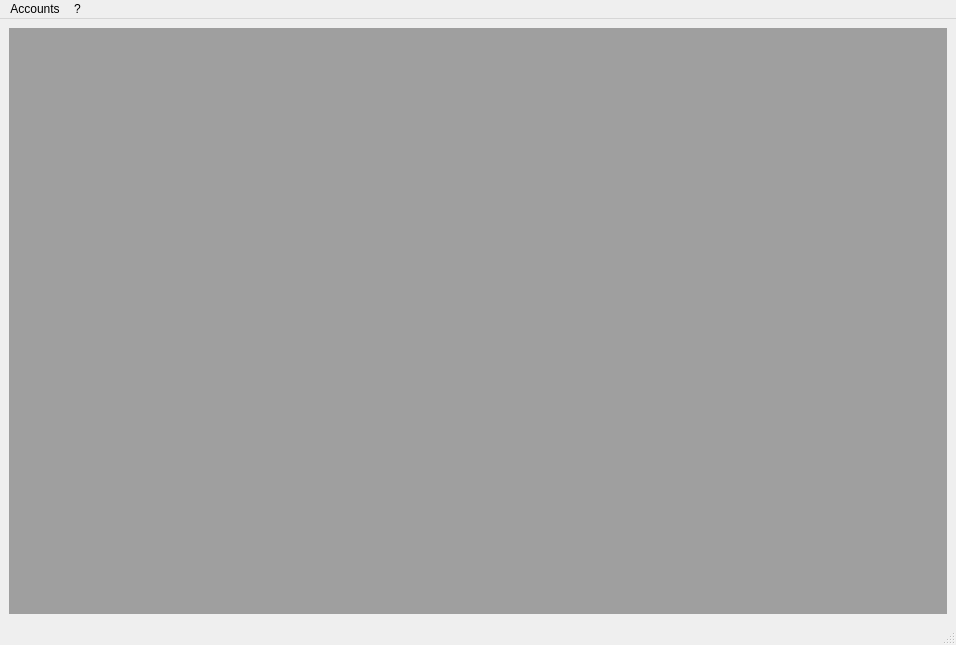
<?xml version="1.0" encoding="UTF-8"?>
<ui version="4.0">
 <class>MainWindow</class>
 <widget class="QMainWindow" name="MainWindow">
  <property name="geometry">
   <rect>
    <x>0</x>
    <y>0</y>
    <width>956</width>
    <height>645</height>
   </rect>
  </property>
  <property name="windowTitle">
   <string>Ayugra Bot</string>
  </property>
  <widget class="QWidget" name="centralwidget">
   <layout class="QGridLayout" name="gridLayout">
    <item row="0" column="0">
     <widget class="QMdiArea" name="MDI"/>
    </item>
   </layout>
  </widget>
  <widget class="QMenuBar" name="menubar">
   <property name="geometry">
    <rect>
     <x>0</x>
     <y>0</y>
     <width>956</width>
     <height>21</height>
    </rect>
   </property>
   <widget class="QMenu" name="menuAccounts">
    <property name="title">
     <string>Accounts</string>
    </property>
    <addaction name="actionManage"/>
    <addaction name="actionCreate"/>
    <addaction name="actionConnect"/>
   </widget>
   <widget class="QMenu" name="menu">
    <property name="title">
     <string>?</string>
    </property>
    <addaction name="actionContact_me_on_Discord"/>
    <addaction name="actionUpdate_config"/>
   </widget>
   <addaction name="menuAccounts"/>
   <addaction name="menu"/>
  </widget>
  <widget class="QStatusBar" name="statusbar"/>
  <action name="actionManage">
   <property name="text">
    <string>Manage</string>
   </property>
   <property name="menuRole">
    <enum>QAction::TextHeuristicRole</enum>
   </property>
  </action>
  <action name="actionCreate">
   <property name="enabled">
    <bool>false</bool>
   </property>
   <property name="text">
    <string>Create</string>
   </property>
  </action>
  <action name="actionConnect">
   <property name="enabled">
    <bool>false</bool>
   </property>
   <property name="text">
    <string>Connect</string>
   </property>
   <property name="menuRole">
    <enum>QAction::TextHeuristicRole</enum>
   </property>
  </action>
  <action name="actionContact_me_on_Discord">
   <property name="text">
    <string>Discord</string>
   </property>
  </action>
  <action name="actionUpdate_Nostale_s_datas">
   <property name="text">
    <string>Update Nostale's datas</string>
   </property>
  </action>
  <action name="actionUpdate_Ayugra">
   <property name="text">
    <string>Update Ayugra</string>
   </property>
  </action>
  <action name="actionUpdate_config">
   <property name="text">
    <string>Update config</string>
   </property>
  </action>
 </widget>
 <resources/>
 <connections/>
</ui>
